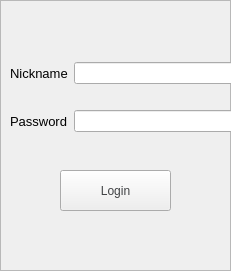
  <widget class="QFrame" name="frameLogin">
   <property name="geometry">
    <rect>
     <x>60</x>
     <y>80</y>
     <width>231</width>
     <height>271</height>
    </rect>
   </property>
   <property name="autoFillBackground">
    <bool>true</bool>
   </property>
   <property name="frameShape">
    <enum>QFrame::StyledPanel</enum>
   </property>
   <property name="frameShadow">
    <enum>QFrame::Raised</enum>
   </property>
   <widget class="QPushButton" name="pbLoginLogin">
    <property name="geometry">
     <rect>
      <x>60</x>
      <y>170</y>
      <width>111</width>
      <height>41</height>
     </rect>
    </property>
    <property name="palette">
     <palette>
      <active>
       <colorrole role="ButtonText">
        <brush brushstyle="SolidPattern">
         <color alpha="255">
          <red>64</red>
          <green>66</green>
          <blue>68</blue>
         </color>
        </brush>
       </colorrole>
      </active>
      <inactive>
       <colorrole role="ButtonText">
        <brush brushstyle="SolidPattern">
         <color alpha="255">
          <red>64</red>
          <green>66</green>
          <blue>68</blue>
         </color>
        </brush>
       </colorrole>
      </inactive>
      <disabled>
       <colorrole role="ButtonText">
        <brush brushstyle="SolidPattern">
         <color alpha="255">
          <red>32</red>
          <green>33</green>
          <blue>34</blue>
         </color>
        </brush>
       </colorrole>
      </disabled>
     </palette>
    </property>
    <property name="text">
     <string>Login</string>
    </property>
   </widget>
   <widget class="QWidget" name="">
    <property name="geometry">
     <rect>
      <x>10</x>
      <y>42</y>
      <width>233</width>
      <height>111</height>
     </rect>
    </property>
    <layout class="QVBoxLayout" name="verticalLayout">
     <item>
      <layout class="QHBoxLayout" name="horizontalLayout_2">
       <item>
        <widget class="QLabel" name="label">
         <property name="font">
          <font>
           <pointsize>10</pointsize>
          </font>
         </property>
         <property name="text">
          <string>Nickname</string>
         </property>
        </widget>
       </item>
       <item>
        <widget class="QLineEdit" name="leNicknameLogin">
         <property name="text">
          <string/>
         </property>
        </widget>
       </item>
      </layout>
     </item>
     <item>
      <layout class="QHBoxLayout" name="horizontalLayout">
       <item>
        <widget class="QLabel" name="label_2">
         <property name="font">
          <font>
           <pointsize>10</pointsize>
          </font>
         </property>
         <property name="text">
          <string>Password</string>
         </property>
        </widget>
       </item>
       <item>
        <widget class="QLineEdit" name="lePasswordLogin">
         <property name="text">
          <string/>
         </property>
        </widget>
       </item>
      </layout>
     </item>
    </layout>
   </widget>
   <zorder>layoutWidget</zorder>
   <zorder>pbLoginLogin</zorder>
  </widget>
